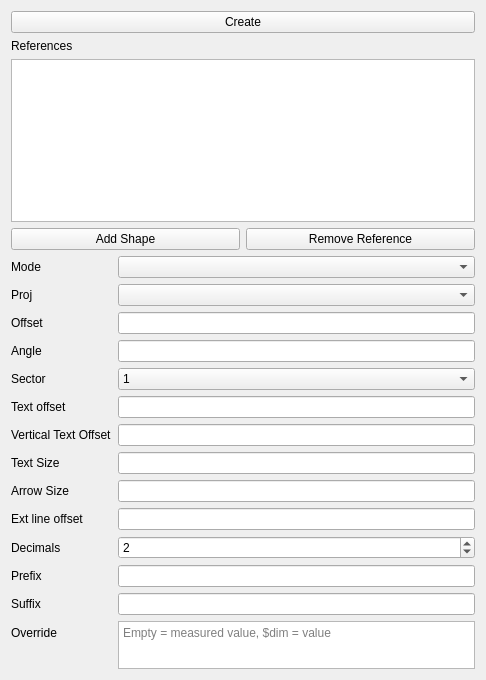
<?xml version="1.0" encoding="UTF-8"?>
<ui version="4.0">
 <class>dimensioning</class>
 <widget class="QWidget" name="dimensioning">
  <property name="geometry">
   <rect>
    <x>0</x>
    <y>0</y>
    <width>486</width>
    <height>680</height>
   </rect>
  </property>
  <property name="windowTitle">
   <string>Dimension</string>
  </property>
  <layout class="QVBoxLayout" name="verticalLayout">
   <item>
    <widget class="QPushButton" name="create_dimension">
     <property name="toolTip">
      <string>Validate this dimension and start a new one.</string>
     </property>
     <property name="text">
      <string>Create</string>
     </property>
    </widget>
   </item>
   <item>
    <widget class="QLabel" name="label_4">
     <property name="text">
      <string>References</string>
     </property>
    </widget>
   </item>
   <item>
    <widget class="QListWidget" name="references">
     <property name="selectionMode">
      <enum>QAbstractItemView::SelectionMode::MultiSelection</enum>
     </property>
    </widget>
   </item>
   <item>
    <layout class="QHBoxLayout" name="horizontalLayout_2">
     <item>
      <widget class="QPushButton" name="add_shape">
       <property name="toolTip">
        <string>Toggle picking mode: click elements in the 3D view to add them as references. Click again to go back to point picking.</string>
       </property>
       <property name="text">
        <string>Add Shape</string>
       </property>
       <property name="checkable">
        <bool>true</bool>
       </property>
      </widget>
     </item>
     <item>
      <widget class="QPushButton" name="remove_reference">
       <property name="toolTip">
        <string>remove selected reference from the list above.</string>
       </property>
       <property name="text">
        <string>Remove Reference</string>
       </property>
      </widget>
     </item>
    </layout>
   </item>
   <item>
    <layout class="QFormLayout" name="formLayout">
     <item row="0" column="0">
      <widget class="QLabel" name="label">
       <property name="text">
        <string>Mode</string>
       </property>
      </widget>
     </item>
     <item row="0" column="1">
      <widget class="QComboBox" name="modes"/>
     </item>
     <item row="5" column="0">
      <widget class="QLabel" name="label_5">
       <property name="text">
        <string>Text offset</string>
       </property>
      </widget>
     </item>
      <item row="5" column="1">
       <widget class="Gui::InputField" name="text_offset"/>
      </item>
      <item row="6" column="0">
       <widget class="QLabel" name="label_15">
        <property name="text">
         <string>Vertical Text Offset</string>
        </property>
       </widget>
      </item>
      <item row="6" column="1">
       <widget class="Gui::InputField" name="vertical_text_offset">
        <property name="toolTip">
         <string>Vertical offset of the text from the dimension line. When the text does not overlap the line anymore, the line is drawn continuous.</string>
        </property>
       </widget>
      </item>
     <item row="4" column="0">
      <widget class="QLabel" name="label_6">
       <property name="text">
        <string>Sector</string>
       </property>
      </widget>
     </item>
     <item row="4" column="1">
      <widget class="QComboBox" name="sector">
       <item>
        <property name="text">
         <string>1</string>
        </property>
       </item>
       <item>
        <property name="text">
         <string>2</string>
        </property>
       </item>
       <item>
        <property name="text">
         <string>3</string>
        </property>
       </item>
       <item>
        <property name="text">
         <string>4</string>
        </property>
       </item>
      </widget>
     </item>
     <item row="3" column="0">
      <widget class="QLabel" name="label_7">
       <property name="text">
        <string>Angle</string>
       </property>
      </widget>
     </item>
     <item row="3" column="1">
      <widget class="Gui::InputField" name="angle"/>
     </item>
     <item row="1" column="0">
      <widget class="QLabel" name="label_2">
       <property name="text">
        <string>Proj</string>
       </property>
      </widget>
     </item>
     <item row="1" column="1">
      <widget class="QComboBox" name="projections"/>
     </item>
     <item row="2" column="0">
      <widget class="QLabel" name="label_3">
       <property name="text">
        <string>Offset</string>
       </property>
      </widget>
     </item>
     <item row="2" column="1">
      <widget class="Gui::InputField" name="offset"/>
     </item>
      <item row="7" column="0">
       <widget class="QLabel" name="label_8">
        <property name="text">
         <string>Text Size</string>
        </property>
       </widget>
      </item>
      <item row="8" column="0">
       <widget class="QLabel" name="label_9">
        <property name="text">
         <string>Arrow Size</string>
        </property>
       </widget>
      </item>
      <item row="7" column="1">
       <widget class="Gui::InputField" name="text_size"/>
      </item>
      <item row="8" column="1">
       <widget class="Gui::InputField" name="arrow_size"/>
      </item>
      <item row="9" column="0">
       <widget class="QLabel" name="label_10">
        <property name="text">
         <string>Ext line offset</string>
        </property>
       </widget>
      </item>
      <item row="9" column="1">
       <widget class="Gui::InputField" name="ext_line_offset"/>
      </item>
      <item row="10" column="0">
       <widget class="QLabel" name="label_11">
        <property name="text">
         <string>Decimals</string>
        </property>
       </widget>
      </item>
      <item row="10" column="1">
       <widget class="QSpinBox" name="decimals">
       <property name="toolTip">
        <string>Number of decimals shown in the dimension value (0 = integer).</string>
       </property>
       <property name="minimum">
        <number>0</number>
       </property>
       <property name="maximum">
        <number>6</number>
       </property>
       <property name="value">
        <number>2</number>
       </property>
      </widget>
     </item>
      <item row="11" column="0">
       <widget class="QLabel" name="label_12">
        <property name="text">
         <string>Prefix</string>
        </property>
       </widget>
      </item>
      <item row="11" column="1">
       <widget class="QLineEdit" name="prefix">
        <property name="toolTip">
         <string>Text prepended before the automatic symbol and value.</string>
        </property>
       </widget>
      </item>
      <item row="12" column="0">
       <widget class="QLabel" name="label_13">
        <property name="text">
         <string>Suffix</string>
        </property>
       </widget>
      </item>
      <item row="12" column="1">
       <widget class="QLineEdit" name="suffix">
        <property name="toolTip">
         <string>Text appended after the value.</string>
        </property>
       </widget>
      </item>
      <item row="13" column="0">
       <widget class="QLabel" name="label_14">
        <property name="text">
         <string>Override</string>
        </property>
       </widget>
      </item>
      <item row="13" column="1">
      <widget class="QPlainTextEdit" name="override">
       <property name="minimumSize">
        <size>
         <width>0</width>
         <height>48</height>
        </size>
       </property>
       <property name="maximumSize">
        <size>
         <width>16777215</width>
         <height>64</height>
        </size>
       </property>
       <property name="toolTip">
        <string>Replaces the measured value when non-empty. Press Enter for a new line. $dim inserts the rounded measured value.</string>
       </property>
       <property name="placeholderText">
        <string>Empty = measured value, $dim = value</string>
       </property>
      </widget>
     </item>
    </layout>
   </item>
  </layout>
 </widget>
 <customwidgets>
  <customwidget>
   <class>Gui::InputField</class>
   <extends>QLineEdit</extends>
   <header>gui_inputfield.h</header>
  </customwidget>
 </customwidgets>
 <resources/>
 <connections/>
</ui>
